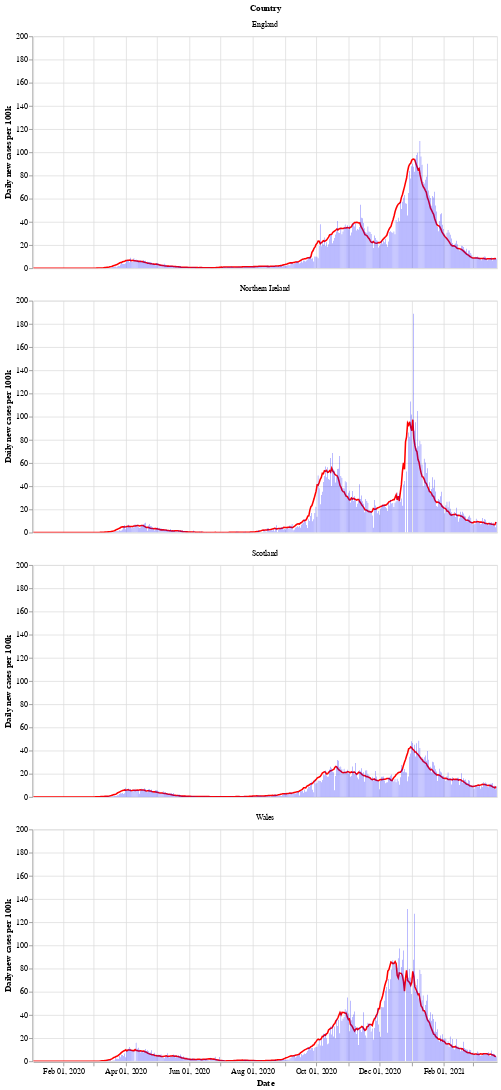

Source (notebook cell):
### Markdown cell above
Next is a bar chart of the number of new cases in each country (per 100k population), with the 7 day moving average of cases. Again we see that Wales saw a longer period of raising and falling cases compared to the other countries.

After a period of cases falling, each nation is now seeing a rise in the number of cases - especially in Wales.

### Code cell
# collapse
bars = alt.Chart(uk_cases).mark_bar().encode(
    x=alt.X("yearmonthdate(date):T", axis=alt.Axis(title='Date')),
    y=alt.Y("newCasesRate:Q", axis=alt.Axis(title='Daily new cases per 100k')),
    tooltip='newCasesRate',
    color=alt.condition(
        alt.datum.dailyChange > 0,
        alt.value("orange"),  # The positive color
        alt.value("blue")  # The negative color
    )
).properties(title='New cases per 100k population with rolling 7 day average', width=600).interactive()
line = alt.Chart(uk_cases).mark_line(
    color='red',
    size=2,
).transform_window(
    rolling_mean='mean(newCasesRate)',
    frame=[0, 7],
    groupby=['areaName']
).encode(
    x='yearmonthdate(date):T',
    y='rolling_mean:Q'
)
alt.layer(line, bars, data=uk_cases).facet(alt.Row('areaName', title='Country'), columns=1)

### Figure 1 — Vega-Lite specification as saved in the notebook (floating-point values rounded to 4 significant figures; data arrays with more than 128 entries replaced by an {"elided": "..."} marker saying what was removed)
{"config": {"view": {"continuousWidth": 400, "continuousHeight": 300}}, "data": {"name": "data-8f04a6ec2ecaed7cec67524a8b5b1fa5"}, "facet": {"type": "nominal", "field": "areaName", "title": "Country"}, "spec": {"layer": [{"mark": {"type": "line", "color": "red", "size": 2}, "encoding": {"x": {"type": "temporal", "field": "date", "timeUnit": "yearmonthdate"}, "y": {"type": "quantitative", "field": "rolling_mean"}}, "transform": [{"window": [{"op": "mean", "field": "newCasesRate", "as": "rolling_mean"}], "frame": [0, 7], "groupby": ["areaName"]}]}, {"mark": "bar", "encoding": {"color": {"condition": {"value": "orange", "test": "(datum.dailyChange > 0)"}, "value": "blue"}, "tooltip": {"type": "quantitative", "field": "newCasesRate"}, "x": {"type": "temporal", "axis": {"title": "Date"}, "field": "date", "timeUnit": "yearmonthdate"}, "y": {"type": "quantitative", "axis": {"title": "Daily new cases per 100k"}, "field": "newCasesRate"}}, "selection": {"selector002": {"type": "interval", "bind": "scales", "encodings": ["x", "y"]}}, "title": "New cases per 100k population with rolling 7 day average", "width": 600}]}, "columns": 1, "$schema": "https://vega.github.io/schema/vega-lite/v4.8.1.json", "datasets": {"data-8f04a6ec2ecaed7cec67524a8b5b1fa5": {"elided": "1784 records"}}}
